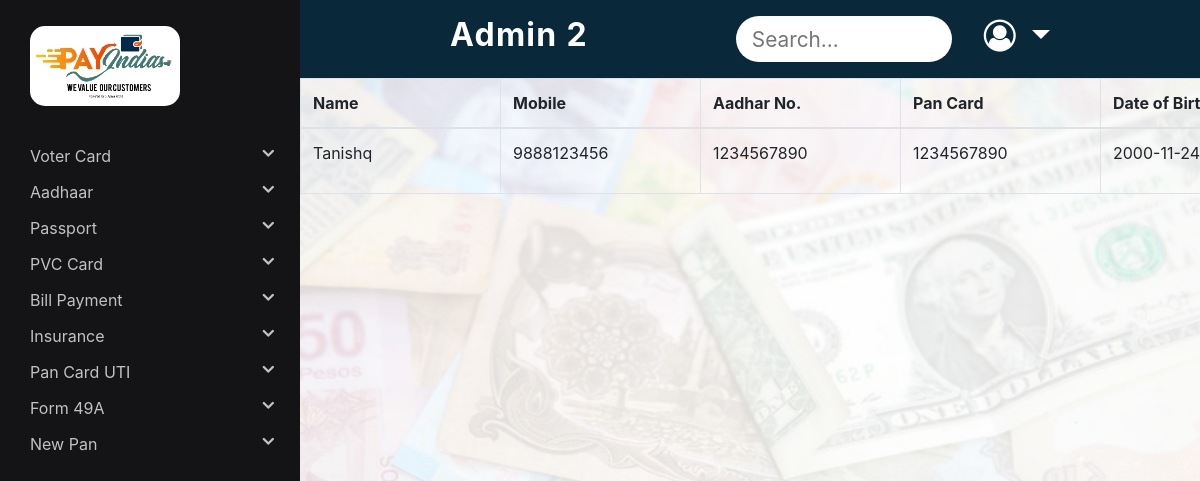
/Admin/aadhaarUTIPending.php (signed in), run on the app's committed database.
### tables this page shows
CREATE TABLE `aadharpan_link` (
  `id` int(11) NOT NULL,
  `name` varchar(100) NOT NULL,
  `mobile` varchar(20) NOT NULL,
  `aadhar_no` varchar(20) NOT NULL,
  `pan_card` varchar(20) NOT NULL,
  `dob` varchar(20) NOT NULL,
  `pincode` int(6) NOT NULL,
  `gender` int(11) NOT NULL,
  `other_document` varchar(200) NOT NULL,
  `comment` varchar(600) NOT NULL,
  `status` varchar(10) NOT NULL DEFAULT 'false',
  `r_id` varchar(100) NOT NULL
);

### Admin/aadhaarUTIPending.php (the view, shortened to what this page needs)
<?php
$conn = mysqli_connect('localhost', 'root', '', 'payindia');
$sql = "SELECT * FROM aadharpan_link where status='false'";
$result = mysqli_query($conn, $sql);
$ans = mysqli_fetch_all($result, MYSQLI_ASSOC);
?>
<!DOCTYPE html>
<html lang="en">
<head>
	<link rel="stylesheet" href="https://cdnjs.cloudflare.com/ajax/libs/font-awesome/4.7.0/css/font-awesome.min.css">
	<link rel="stylesheet" href="https://maxcdn.bootstrapcdn.com/bootstrap/4.5.2/css/bootstrap.min.css">
	<link rel="stylesheet" type="text/css" href="../Distributor/style.css">
</head>
<body>
	<?php include("sidenav2.php"); ?>
	<?php include("navbar2.php"); ?>
	<div class="col-12 padding-sidenav pr-md-0 main-index">
		<div class="table-responsive">
			<?php if (sizeof($ans) > 0) { ?>
				<table class="table table-bordered" id="datatable">
					<thead>
						<tr>
							<th scope="col">Name</th>
							<th scope="col">Mobile</th>
							<th scope="col">Aadhar No.</th>
							<th scope="col">Pan Card</th>
							<th scope="col">Date of Birth</th>
						</tr>
					</thead>
					<?php
					for ($x = 0; $x < sizeof($ans); $x++) {
					?>
						<tbody>
							<tr>
								<td>
									<p><?php echo $ans[$x]['name']; ?></p>
								</td>
								<td>
									<p><?php echo $ans[$x]['mobile']; ?></p>
								</td>
								<td>
									<p><?php echo $ans[$x]['aadhar_no']; ?></p>
								</td>
								<td>
									<p><?php echo $ans[$x]['pan_card']; ?></p>
								</td>
								<td>
									<p><?php echo $ans[$x]['dob']; ?></p>
								</td>
							</tr>
					<?php
					}
				} else {
					echo "<h2>There is no data</h2>";
				}
					?>
						</tbody>
				</table>
		</div>
	</div>
</body>
</html>

### Distributor/style.css (style rules this page uses)
body { height: 100vh; width: 100vw; background: url('../images/commonBG.jpeg') no-repeat; background-position: center center; background-attachment: fixed; background-size: cover; }
body { background-color: #ededed; }
.main-index { padding-bottom: 3rem; z-index: 50; }
@media (min-width: 768px) { .padding-sidenav { padding-left: 300px !important; } }
tr, th { min-width: 200px; }

### data on the page
aadharpan_link: name "Tanishq", mobile "9888123456", aadhar_no "1234567890", pan_card "1234567890", dob "2000-11-24"
